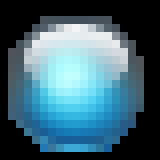
%> input picture sdcard/img/ball.png, 20 x 20 px (shown 8 times larger)
$ octave --eval "generate_textures;"   (GNU Octave 9; MATLAB toolbox functions it lacks are replaced by stand-ins)
%> lines starting %> are read from the running program, lines starting %| are printed output that depends on the picture
function generate_textures

fileID = fopen('textures.bin', 'w');

[cdata , ~, alpha] = imread('img/ball.png');
%> cdata is the input picture: size 20x20x3 uint8; mean R, G, B 64.3, 100, 113.9
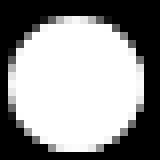
%> alpha: size 20x20 uint8 (shown 8 times larger); min 0, max 255, mean 145.2

for i= 1:20
    for j=1:20
        for k=3:-1:1
            fwrite(fileID, cdata(i,j,k), 'uint8');
        end
        fwrite(fileID, 0, 'uint8');
    end
end

for i= 1:20
    for j=1:20
        fwrite(fileID, 255-alpha(i,j), 'uint8');
    end
end

for l=[200 100]
    [cdata , ~, ~] = imread(sprintf('img/paddle%d.jpg', l));
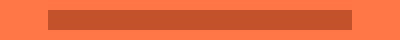
%> input picture sdcard/img/paddle200.jpg, 200 x 20 px (shown 2 times larger)
%> cdata is the input picture: size 20x200x3 uint8; mean R, G, B 232, 104.5, 60.2

    for i= 1:20
        for j=1:l
            for k=3:-1:1
                fwrite(fileID, cdata(i,j,k), 'uint8');
            end
            fwrite(fileID, 0, 'uint8');
        end
    end

    for i= 1:20
        for j=1:l
            fwrite(fileID, 0, 'uint8');
        end
    end
end

for l=1:4

%> (the run ends here)
